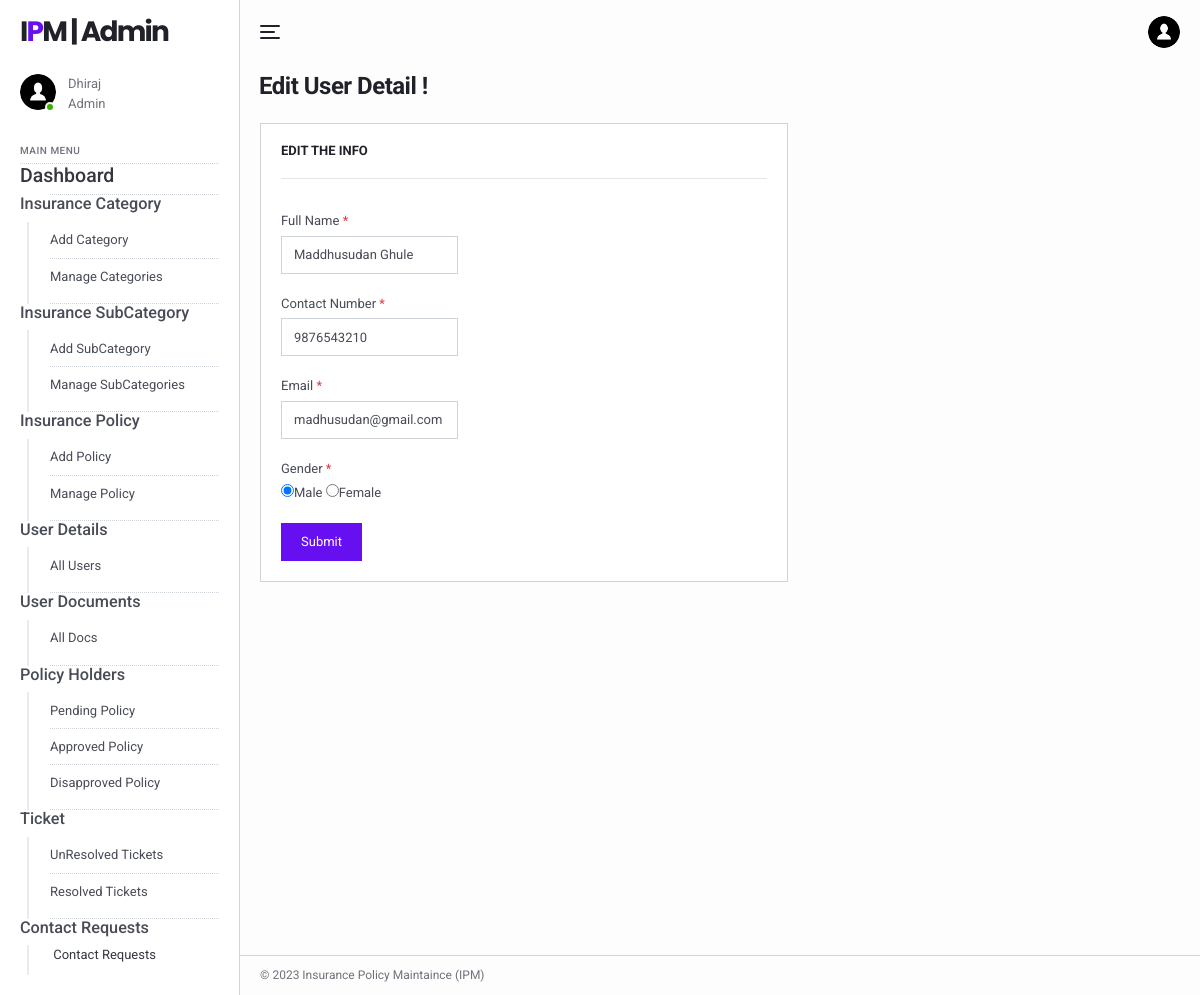
/ipm/admin/edit-userprofile.php?userid=17 (signed in), run on the app's committed database.
### tables this page shows
CREATE TABLE `tblimsadmin` (
  `ID` int(11) NOT NULL,
  `AdminName` varchar(120) DEFAULT NULL,
  `AdminUsername` varchar(45) DEFAULT NULL,
  `Password` varchar(45) DEFAULT NULL,
  `AdminRegdate` timestamp NULL DEFAULT current_timestamp()
);

CREATE TABLE `tbluser` (
  `ID` int(11) NOT NULL,
  `FullName` varchar(120) DEFAULT NULL,
  `ContactNo` bigint(10) DEFAULT NULL,
  `Email` varchar(120) DEFAULT NULL,
  `Gender` enum('Male','Female') DEFAULT NULL,
  `Password` varchar(120) DEFAULT NULL,
  `CreationDate` timestamp NOT NULL DEFAULT current_timestamp()
);

### ipm/admin/edit-userprofile.php (the view, shortened to what this page needs)
<?php
include('includes/dbconnection.php');
if (strlen($_SESSION['aid']==0)) {
  header('location:logout.php');
  } else{
  ?>
<!DOCTYPE html>
<html lang="en">
  <head>
    <link href="../lib/fontawesome-free/css/all.min.css" rel="stylesheet">
    <link href="../lib/ionicons/css/ionicons.min.css" rel="stylesheet">
    <link href="../lib/typicons.font/typicons.css" rel="stylesheet">
    <link href="../lib/morris.js/morris.css" rel="stylesheet">
    <link href="../lib/flag-icon-css/css/flag-icon.min.css" rel="stylesheet">
    <link href="../lib/jqvmap/jqvmap.min.css" rel="stylesheet">
    <link rel="stylesheet" href="../css/azia.css">
  </head>
  <body class="az-body az-body-sidebar">
<?php include_once('includes/sidebar.php');?>
    <div class="az-content az-content-dashboard-two">
<?php include_once('includes/header.php');?>
      <div class="az-content-header d-block d-md-flex">
        <div>
          <h2 class="az-content-title mg-b-5 mg-b-lg-8">Edit User Detail !</h2>
        </div>
      </div>
      <div class="az-content-body">
        <div class="row row-sm mg-b-20 mg-lg-b-0">
          <div class="col-md-12 col-xl-7">
            <div class="card card-table-two">
              <h6 class="card-title"> Edit the Info</h6>
              <hr />
 <form method="post" action="">
    <?php
 $cid=$_GET['userid'];
$ret=mysqli_query($con,"select * from tbluser where ID='$cid'");
while ($row=mysqli_fetch_array($ret)) {
?>
            <div class="wd-sm-600">
              <div class="d-md-flex mg-b-20">
                <div class="form-group mg-b-0">
                  <label class="form-label">Full Name <span class="tx-danger">*</span></label>
                  <input type="text" class="form-control" placeholder="Enter your Full Name"  name="fullname" required="true" value="<?php  echo $row['FullName'];?>">
                </div></div>
<div class="d-md-flex mg-b-20">
                <div class="form-group mg-b-0">
                  <label class="form-label">Contact Number <span class="tx-danger">*</span></label>
                  <input type="text" class="form-control" placeholder="Enter your Contact Number"  name="contactnumber" maxlength="10" pattern="[0-9]+" required="true" value="<?php  echo $row['ContactNo'];?>">
                </div></div>
                <div class="d-md-flex mg-b-20">
                <div class="form-group mg-b-0">
                  <label class="form-label">Email <span class="tx-danger">*</span></label>
                  <input type="email" class="form-control" placeholder="Enter your Email"  name="email"  required="true" value="<?php  echo $row['Email'];?>">
                </div></div>
                <div class="d-md-flex mg-b-20">
                <div class="form-group mg-b-0">
                  <label class="form-label">Gender <span class="tx-danger">*</span></label>
                  <?php if($row['Gender']=="Male")
{?>
                      <input type="radio" id="gender" name="gender" value="Male" checked="true">Male
                     <input type="radio" name="gender" value="Female">Female
                   <?php }   if($row['Gender']=="Female") {?>
 <input type="radio" id="gender" name="gender" value="Male" >Male
  <input type="radio" name="gender" value="Female" checked="true">Female
                   <?php }?>
                </div></div>
                <?php } ?>
              <button type="submit" name="submit" class="btn btn-az-primary pd-x-20">Submit</button>
            </div>
          </form>
            </div>
          </div>
        </div>
      </div>
    <?php include_once('includes/footer.php');?>
    </div>
  </body>
</html>
<?php }  ?>

### ipm/admin/includes/sidebar.php (shortened to what this page needs)
<div class="az-sidebar">
    <div class="az-sidebar-header">
      <a href="#" class="az-logo">I<span>P</span>M | Admin</a>
    </div>
    <div class="az-sidebar-loggedin">
      <div class="az-img-user online"><img src="../img/user.png" alt=""></div>
      <div class="media-body">
                    <?php
                    $adminid=$_SESSION['aid'];
                    $ret=mysqli_query($con,"select AdminName from tblimsadmin where ID='$adminid'");
                    $row=mysqli_fetch_array($ret);
                    $name=$row['AdminName'];
                    ?>
                <span><?php echo $name; ?></span>
        <span>Admin</span>
      </div>
    </div>
    <div class="az-sidebar-body">
      <ul class="nav">
        <li class="nav-label">Main Menu</li>
          <li class="nav-item show">
          <a href="dashboard.php" class="text-dark"><h4>Dashboard</h4></a>
        </li>
        <li class="nav-item show">
          <h5>Insurance Category</h5>
          <nav class="nav-sub">
            <a href="add-category.php" class="nav-sub-link">Add Category</a>
            <a href="manage-categories.php" class="nav-sub-link">Manage Categories</a>
          </nav>
        </li>
        <li class="nav-item show">
          <h5>Insurance SubCategory</h5>
          <nav class="nav-sub">
            <a href="add-subcategory.php" class="nav-sub-link">Add SubCategory</a>
            <a href="manage-subcategories.php" class="nav-sub-link">Manage SubCategories</a>
          </nav>
        <li class="nav-item show">
          <h5>Insurance Policy</h5>
          <nav class="nav-sub">
            <a href="policyform.php" class="nav-sub-link">Add Policy</a>
            <a href="manage-policyform.php" class="nav-sub-link">Manage Policy</a>
          </nav>
        </li>
        <li class="nav-item show">
          <h5>User Details</h5>
          <nav class="nav-sub">
            <a href="user-detail.php" class="nav-sub-link">All Users</a>
          </nav>
        </li>
        <li class="nav-item show">
          <h5>User Documents</h5>
          <nav class="nav-sub">
            <a href="user-docs.php" class="nav-sub-link">All Docs</a>
          </nav>
        </li>
        <li class="nav-item show">
          <h5>Policy Holders</h5>
          <nav class="nav-sub">
            <a href="pending-policy.php" class="nav-sub-link">Pending Policy</a>
          <a href="approve-policy.php" class="nav-sub-link">Approved Policy</a>
          <a href="disapprove-policy.php" class="nav-sub-link">Disapproved Policy</a>
          </nav>
        </li>
        <li class="nav-item show">
          <h5>Ticket</h5>
          <nav class="nav-sub">
            <a href="unresolved-tickets.php" class="nav-sub-link">UnResolved Tickets</a>
            <a href="resolved-tickets.php" class="nav-sub-link">Resolved Tickets</a>
          </nav>
        </li>
        <li class="nav-item show">
          <h5>Contact Requests</h5>
          <nav class="nav-sub">
            <a href="contact_request.php">
              <span class="nav-link-text text-dark">Contact Requests</span>
            </a>
          </nav>
        </li>
      </ul>
    </div>
  </div>

### data on the page
tblimsadmin: AdminName "Dhiraj"
tbluser: fullname "Maddhusudan Ghule", contactnumber "9876543210", email "madhusudan@gmail.com"
